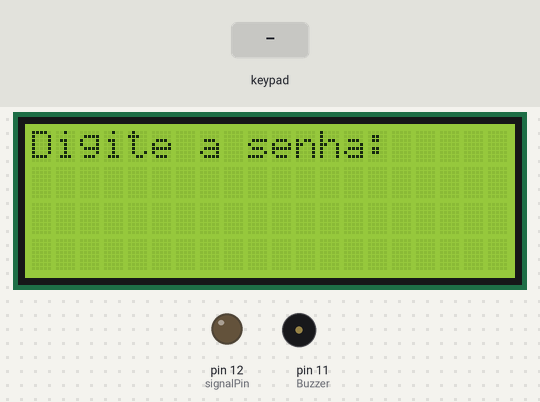
The sketch below on a simulated Arduino Uno, built with avr-gcc and run on an emulated ATmega328P. Parts: 20×4 character LCD, output pins drawn as LEDs (lit = HIGH), buzzer (waves = sounding, pin HIGH). The test bench sets the inputs (shaded band).

Above: at 1.2 s.
1.3 s: keypad keys 8 5 5 A 8 5 5 # pressed 0.4 s apart
At 4.7 s:
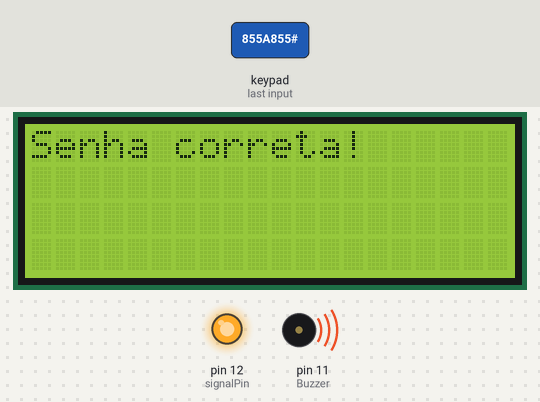
6.0 s: key 'A' pressed
At 7.1 s:
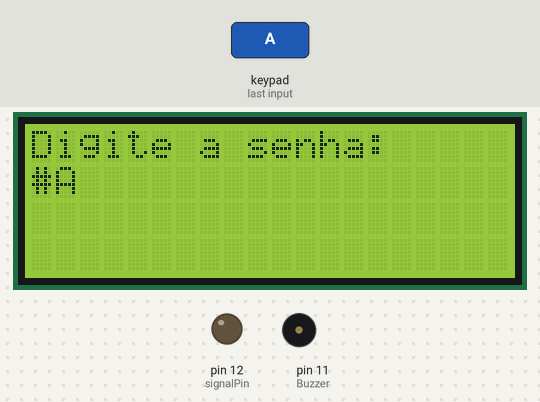
7.5 s: keypad keys 8 5 5 A 8 5 5 * pressed 0.4 s apart
At 11.9 s:
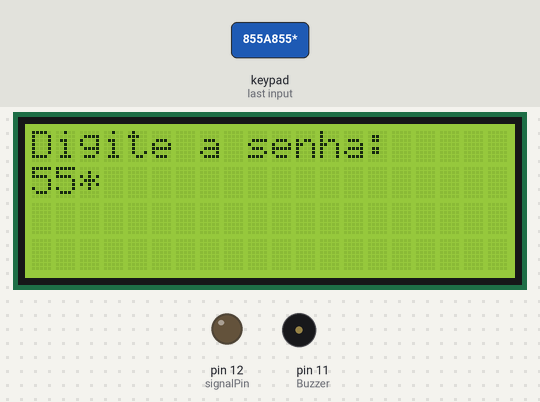
12.2 s: key 'B' pressed
At 13.1 s:
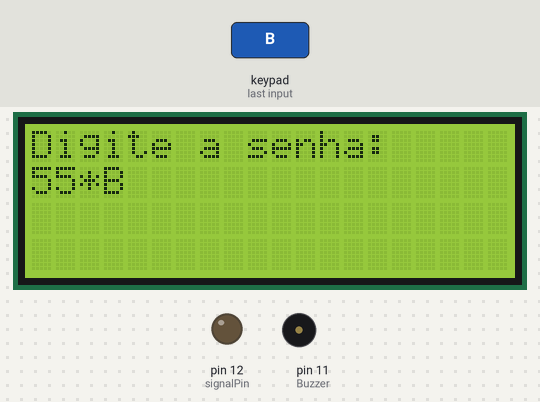
13.7 s: key 'C' pressed
At 14.9 s:
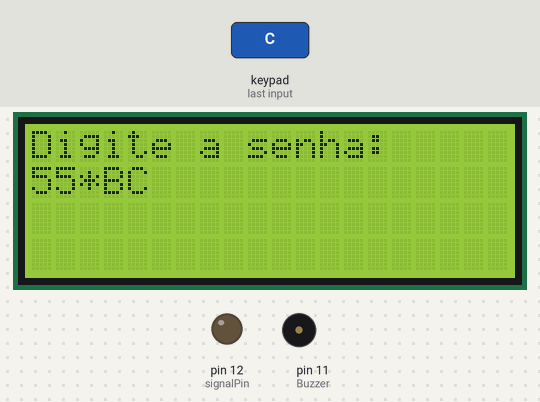
15.2 s: keypad keys 8 5 5 A 8 5 5 A pressed 0.4 s apart
At 18.7 s:
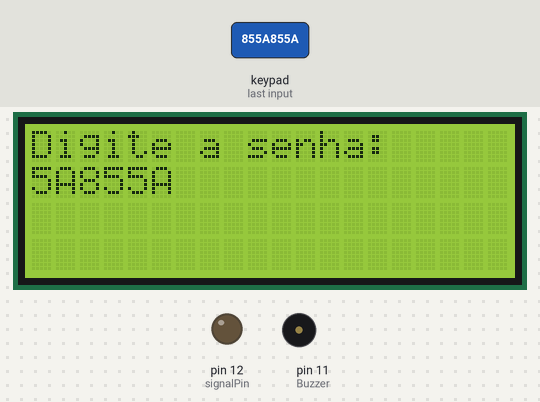
Timing chart, 0 to 20.2 s (numbered marks = the images above; inputs shaded):
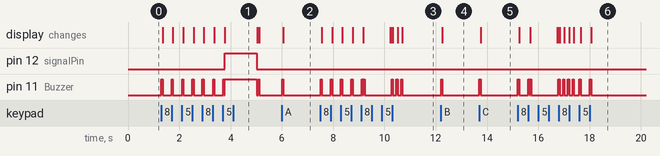

Measured:
- after the input at 1.3 s, pin 12 (signalPin): LOW → HIGH after 2.5 s, → LOW 1.3 s later; pin 11 (Buzzer): goes 6 × (HIGH 0.05 s, LOW 0.35 s), HIGH 0.05 s, LOW 0.02 s, HIGH 1.3 s, LOW 0.05 s, HIGH 0.05 s, then LOW, starting at once; the display: first changes after 0.06 s (image 1 shows a later state)
- after the input at 6.0 s, pin 11 (Buzzer): LOW → HIGH at once, → LOW 0.05 s later; the display: changes after 0.06 s (image 2)
- after the input at 7.5 s, the display: first changes after 0.06 s (image 3 shows a later state)
- after the input at 12.2 s, pin 11 (Buzzer): LOW → HIGH at once, → LOW 0.05 s later; the display: changes after 0.06 s (image 4)
- after the input at 13.7 s, pin 11 (Buzzer): LOW → HIGH at once, → LOW 0.05 s later; the display: changes after 0.05 s (image 5)
- after the input at 15.2 s, the display: first changes after 0.05 s (image 6 shows a later state)

The sketch:

fechadura.ino
```cpp
#include <Wire.h>
#include <LiquidCrystal_I2C.h>
#include <Keypad.h>

#define Password_Length 8

int signalPin = 12;
int Buzzer = 11;
int tempoBuzzer = 50;

char Data[Password_Length];
char Master[Password_Length] = "855A855";
byte data_count = 0, master_count = 0;
bool Pass_is_good;
char customKey;

const byte ROWS = 4;
const byte COLS = 4;

char hexaKeys[ROWS][COLS] = {
  {'1', '2', '3', 'A'},
  {'4', '5', '6', 'B'},
  {'7', '8', '9', 'C'},
  {'*', '0', '#', 'D'}
};

byte rowPins[ROWS] = {9, 8, 7, 6};
byte colPins[COLS] = {5, 4, 3, 2};

Keypad customKeypad = Keypad(makeKeymap(hexaKeys), rowPins, colPins, ROWS, COLS);

LiquidCrystal_I2C lcd(0x27,20,4);

void setup(){
  lcd.init();
  lcd.backlight();
  pinMode(signalPin, OUTPUT);
  pinMode(Buzzer, OUTPUT);
}

void loop(){

  lcd.setCursor(0,0);
  lcd.print("Digite a senha:");

  customKey = customKeypad.getKey();

  if (customKey !=0){
    digitalWrite(Buzzer, HIGH);
    delay(tempoBuzzer);
    digitalWrite(Buzzer, LOW);
  }

  if (customKey){
    Data[data_count] = customKey;
    lcd.setCursor(data_count,1);
    lcd.print(Data[data_count]);
    data_count++;
    }

  if(data_count == Password_Length-1){
    lcd.clear();

    if(!strcmp(Data, Master)){
      lcd.print("Senha correta!");
      digitalWrite(signalPin, HIGH);
      digitalWrite(Buzzer, HIGH);
      delay(tempoBuzzer*25);
      digitalWrite(Buzzer, LOW);
      digitalWrite(signalPin, LOW);
      }
    else{
      lcd.print("Senha incorreta!");
      digitalWrite(Buzzer, HIGH);
      delay(tempoBuzzer);
      digitalWrite(Buzzer, LOW);
      delay(1000);
      }

    lcd.clear();
    clearData();
  }
}

void clearData(){
  while(data_count !=0){
    Data[data_count--] = 0;
  }
  return;
}
```
